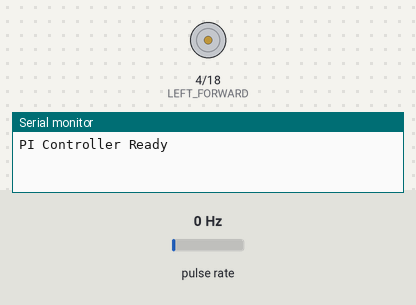
A sketch run on a simulated ESP32. Parts: motor-driver pin pairs drawn as motors (green arrow = first pin HIGH = forward, orange = second pin HIGH = backward, longer = more drive), the last lines printed to the serial monitor. Wiring (inferred from the names in the program): pulse sensor: data GPIO 35. The test bench sets the inputs (shaded band); at power-on: pulse rate 0 Hz.

Above: at 0.05 s.
At 0.6 s:
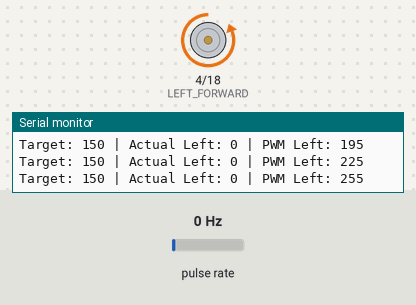
At 1.25 s:
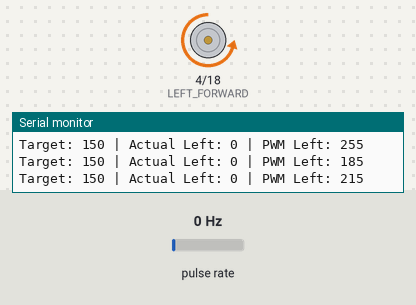
1.3 s: pulse rate (sensor on GPIO 35) set to 4 Hz
4.3 s: pulse rate (sensor on GPIO 35) set to 50 Hz
Timing chart, 0 to 13.3 s (numbered marks = the images above; inputs shaded):
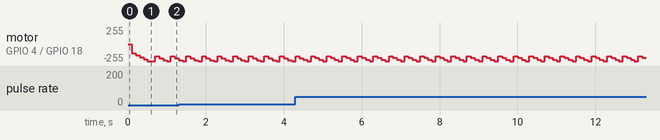

The sketch:

Pololu_DC_motor_control_PI_onemotor.ino
```cpp
#define LEFT_FORWARD   4
#define LEFT_BACKWARD  18
#define LEFT_ENCODER_PIN 35

volatile long Left_counter = 0;


float Kp = 0.8;  // Start with 0.5-1.0
float Ki = 0.1;  // Start with 0.05-0.2
int Target_Counts_left = 150;


float integral_left = 0;
unsigned long last_time = 0;
const int interval = 100;  // 100ms control period
const float integral_limit = 500;

void setup() {
  Serial.begin(115200);
  while(!Serial);

  pinMode(LEFT_FORWARD, OUTPUT);
  pinMode(LEFT_BACKWARD, OUTPUT);


  pinMode(LEFT_ENCODER_PIN, INPUT_PULLUP);
  attachInterrupt(digitalPinToInterrupt(LEFT_ENCODER_PIN), []{Left_counter++;}, RISING);

  Serial.println("PI Controller Ready");
}

void loop() {
  unsigned long now = millis();

  if(now - last_time >= interval) {

    noInterrupts();
    int actual_left = Left_counter;
    Left_counter = 0;
    interrupts();

    int error_left = Target_Counts_left - actual_left;

    integral_left += error_left;

    int pwm_left = Kp * error_left + Ki * integral_left;

    int constrained_left = constrain(pwm_left, 0, 255);


    if(pwm_left == constrained_left) {
      integral_left += error_left;
    } else {
      integral_left = constrain(integral_left, -integral_limit, integral_limit);
    }

    pwm_left = constrained_left;

    // // Constrain PWM outputs
    // pwm_right = constrain(pwm_right, 0, 255);
    // pwm_left = constrain(pwm_left, 0, 255);

    analogWrite(LEFT_FORWARD, 0);
    analogWrite(LEFT_BACKWARD, pwm_left);

    Serial.print("Target: ");
    Serial.print(Target_Counts_left);
    Serial.print(" | Actual Left: ");
    Serial.print(actual_left);
    Serial.print(" | PWM Left: ");
    Serial.println(pwm_left); // <-- use println here to go to next line


    last_time = now;
  }
}
```

Measured:
- by itself, motor on GPIO 4 (LEFT_FORWARD) / GPIO 18 (LEFT_BACKWARD): ramps from backward 180/255 to backward 255/255 and jumps back, once every 0.40 s
